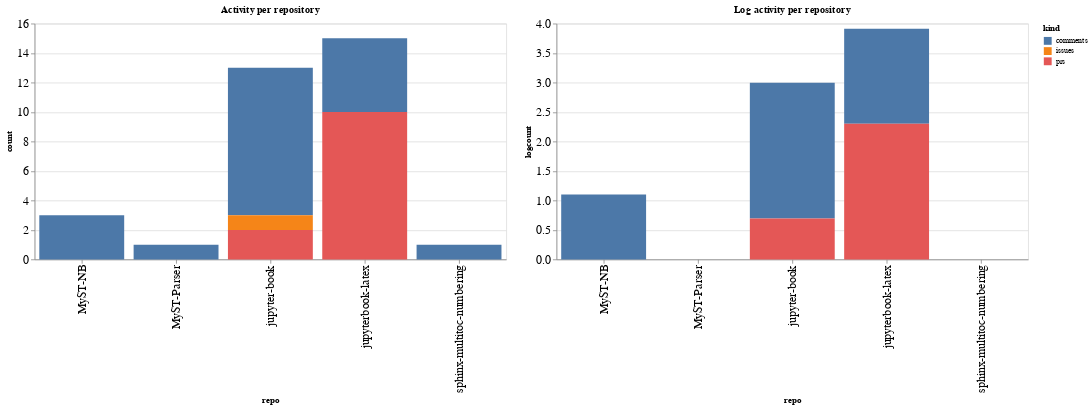

The code cell stored with this chart in its notebook:
### Code cell
ch1 = alt.Chart(repo_summaries, width=600, title="Activity per repository").mark_bar().encode(
    x='repo',
    y='count',
    color='kind',
    tooltip="kind"
)

ch2 = alt.Chart(repo_summaries, width=600, title="Log activity per repository").mark_bar().encode(
    x='repo',
    y='logcount',
    color='kind',
    tooltip="kind"
)

ch1 | ch2

### Figure 1 — Vega-Lite specification as saved in the notebook (floating-point values rounded to 4 significant figures)
{"config": {"axisLeft": {"labelFontSize": 15}, "axisBottom": {"labelFontSize": 15}}, "hconcat": [{"mark": "bar", "encoding": {"color": {"type": "nominal", "field": "kind"}, "tooltip": {"type": "nominal", "field": "kind"}, "x": {"type": "nominal", "field": "repo"}, "y": {"type": "quantitative", "field": "count"}}, "title": "Activity per repository", "width": 600}, {"mark": "bar", "encoding": {"color": {"type": "nominal", "field": "kind"}, "tooltip": {"type": "nominal", "field": "kind"}, "x": {"type": "nominal", "field": "repo"}, "y": {"type": "quantitative", "field": "logcount"}}, "title": "Log activity per repository", "width": 600}], "data": {"name": "data-21aa078b5f266ac4ce25ef7448f702c5"}, "$schema": "https://vega.github.io/schema/vega-lite/v4.8.1.json", "datasets": {"data-21aa078b5f266ac4ce25ef7448f702c5": [{"repo": "MyST-NB", "kind": "comments", "count": 3, "logcount": 1.099}, {"repo": "MyST-Parser", "kind": "comments", "count": 1, "logcount": 0.0}, {"repo": "jupyter-book", "kind": "comments", "count": 10, "logcount": 2.303}, {"repo": "jupyter-book", "kind": "issues", "count": 1, "logcount": 0.0}, {"repo": "jupyter-book", "kind": "prs", "count": 2, "logcount": 0.6931}, {"repo": "jupyterbook-latex", "kind": "comments", "count": 5, "logcount": 1.609}, {"repo": "jupyterbook-latex", "kind": "prs", "count": 10, "logcount": 2.303}, {"repo": "sphinx-multitoc-numbering", "kind": "comments", "count": 1, "logcount": 0.0}]}}
